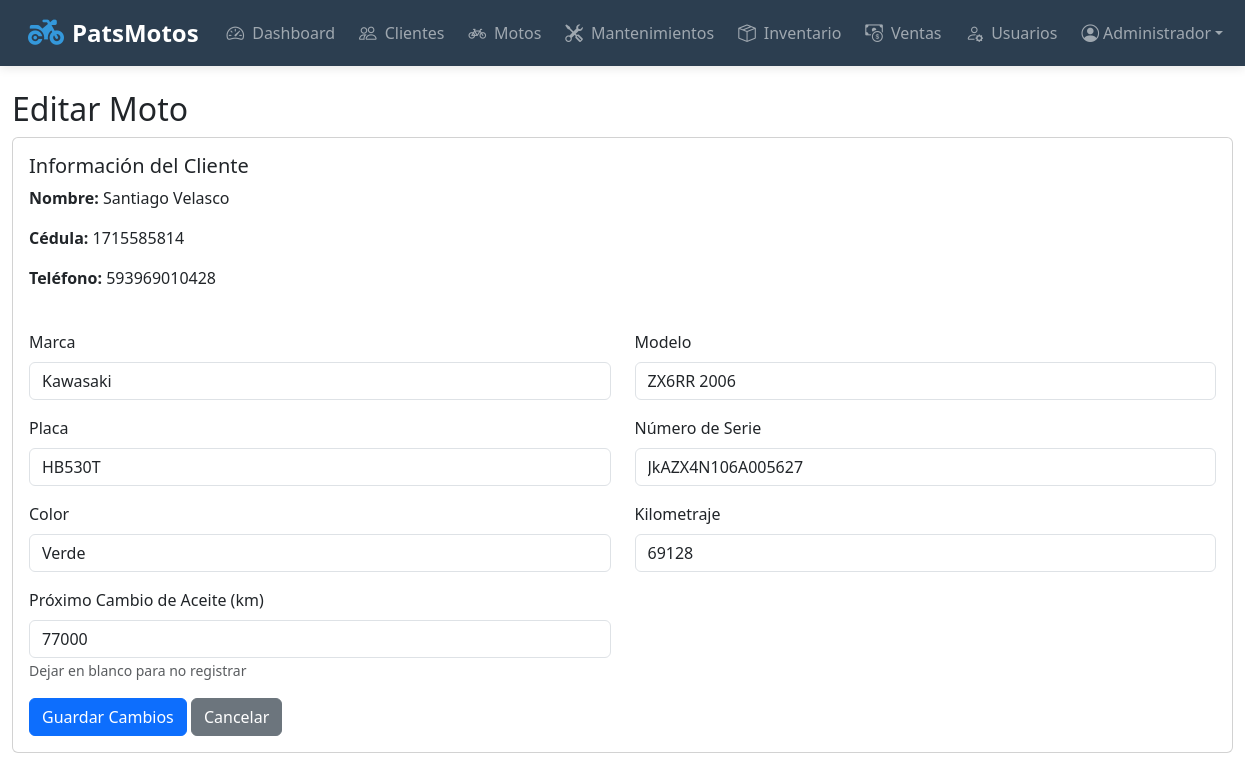
Page /editar_moto.php?id=47 (signed in) on the committed database.
### tables this page shows
CREATE TABLE `motos` (
  `id` int(11) NOT NULL,
  `cliente_id` int(11) NOT NULL,
  `marca` varchar(50) NOT NULL,
  `modelo` varchar(50) NOT NULL,
  `placa` varchar(20) DEFAULT NULL,
  `serie` varchar(50) DEFAULT NULL,
  `color` varchar(30) DEFAULT NULL,
  `kilometraje` int(11) DEFAULT NULL,
  `fecha_registro` timestamp NULL DEFAULT current_timestamp(),
  `proximo_cambio_aceite` int(11) DEFAULT NULL,
  `fecha_ultimo_cambio` date DEFAULT NULL,
  `ultimo_cambio_aceite` int(11) DEFAULT NULL
);

CREATE TABLE `clientes` (
  `id` int(11) NOT NULL,
  `nombres` varchar(100) NOT NULL,
  `cedula` varchar(20) NOT NULL,
  `telefono` varchar(20) DEFAULT NULL,
  `email` varchar(100) DEFAULT NULL,
  `direccion` text DEFAULT NULL,
  `fecha_registro` timestamp NULL DEFAULT current_timestamp()
);

### editar_moto.php (the view, shortened to what this page needs)
<?php
require_once 'config.php';
$id = isset($_GET['id']) ? intval($_GET['id']) : 0;
$stmt = $conn->prepare("SELECT m.*, c.nombres, c.cedula, c.telefono, c.email
                       FROM motos m
                       JOIN clientes c ON m.cliente_id = c.id
                       WHERE m.id = ?");
$stmt->execute([$id]);
$moto = $stmt->fetch(PDO::FETCH_ASSOC);
?>
<!DOCTYPE html>
<html lang="es">
<head>
    <link href="https://cdn.jsdelivr.net/npm/bootstrap@5.3.0/dist/css/bootstrap.min.css" rel="stylesheet">
    <link href="https://cdnjs.cloudflare.com/ajax/libs/font-awesome/6.5.0/css/all.min.css" rel="stylesheet">
</head>
<body>
    <?php include 'navbar.php'; ?>
    <div class="container-fluid mt-4">
        <h2>Editar Moto</h2>
        <div class="card mb-4">
            <div class="card-body">
                <form method="POST">
                    <div class="row mb-4">
                        <div class="col-md-6">
                            <h5>Información del Cliente</h5>
                            <p><strong>Nombre:</strong> <?php echo htmlspecialchars($moto['nombres']); ?></p>
                            <p><strong>Cédula:</strong> <?php echo htmlspecialchars($moto['cedula']); ?></p>
                            <p><strong>Teléfono:</strong> <?php echo htmlspecialchars($moto['telefono']); ?></p>
                        </div>
                    </div>
                    <div class="row">
                        <div class="col-md-6 mb-3">
                            <label for="marca" class="form-label">Marca</label>
                            <input type="text" class="form-control" id="marca" name="marca" value="<?php echo htmlspecialchars($moto['marca']); ?>" required>
                        </div>
                        <div class="col-md-6 mb-3">
                            <label for="modelo" class="form-label">Modelo</label>
                            <input type="text" class="form-control" id="modelo" name="modelo" value="<?php echo htmlspecialchars($moto['modelo']); ?>" required>
                        </div>
                    </div>
                    <div class="row">
                        <div class="col-md-6 mb-3">
                            <label for="placa" class="form-label">Placa</label>
                            <input type="text" class="form-control" id="placa" name="placa" value="<?php echo htmlspecialchars($moto['placa']); ?>" required>
                        </div>
                        <div class="col-md-6 mb-3">
                            <label for="serie" class="form-label">Número de Serie</label>
                            <input type="text" class="form-control" id="serie" name="serie" value="<?php echo htmlspecialchars($moto['serie']); ?>">
                        </div>
                    </div>
                    <div class="row">
                        <div class="col-md-6 mb-3">
                            <label for="color" class="form-label">Color</label>
                            <input type="text" class="form-control" id="color" name="color" value="<?php echo htmlspecialchars($moto['color']); ?>">
                        </div>
                        <div class="col-md-6 mb-3">
                            <label for="kilometraje" class="form-label">Kilometraje</label>
                            <input type="number" class="form-control" id="kilometraje" name="kilometraje" value="<?php echo $moto['kilometraje']; ?>" required>
                        </div>
                    </div>
                    <div class="row">
                        <div class="col-md-6 mb-3">
                            <label for="proximo_cambio_aceite" class="form-label">Próximo Cambio de Aceite (km)</label>
                            <input type="number" class="form-control" id="proximo_cambio_aceite" name="proximo_cambio_aceite" value="<?php echo $moto['proximo_cambio_aceite']; ?>">
                            <small class="text-muted">Dejar en blanco para no registrar</small>
                        </div>
                    </div>
                    <button type="submit" class="btn btn-primary">Guardar Cambios</button>
                    <a href="motos.php" class="btn btn-secondary">Cancelar</a>
                </form>
            </div>
        </div>
    </div>
</body>
</html>

### navbar.php (style rules this page uses)
:root { --navbar-bg: #2c3e50; --navbar-hover: #34495e; --primary-accent: #3498db; --badge-color: #e74c3c; }

### rows in the picture
motos: cliente.nombres "Santiago Velasco", cliente.cedula "1715585814", cliente.telefono "593969010428", marca "Kawasaki", modelo "ZX6RR 2006", placa "HB530T", serie "JkAZX4N106A005627", color "Verde", kilometraje "69128", proximo_cambio_aceite "77000"

### other values in the picture
$item['title'] "Dashboard"
$item['title'] "Clientes"
$item['title'] "Motos"
$item['title'] "Mantenimientos"
$item['title'] "Inventario"
$item['title'] "Ventas"
$item['title'] "Usuarios"
$userName "Administrador"
